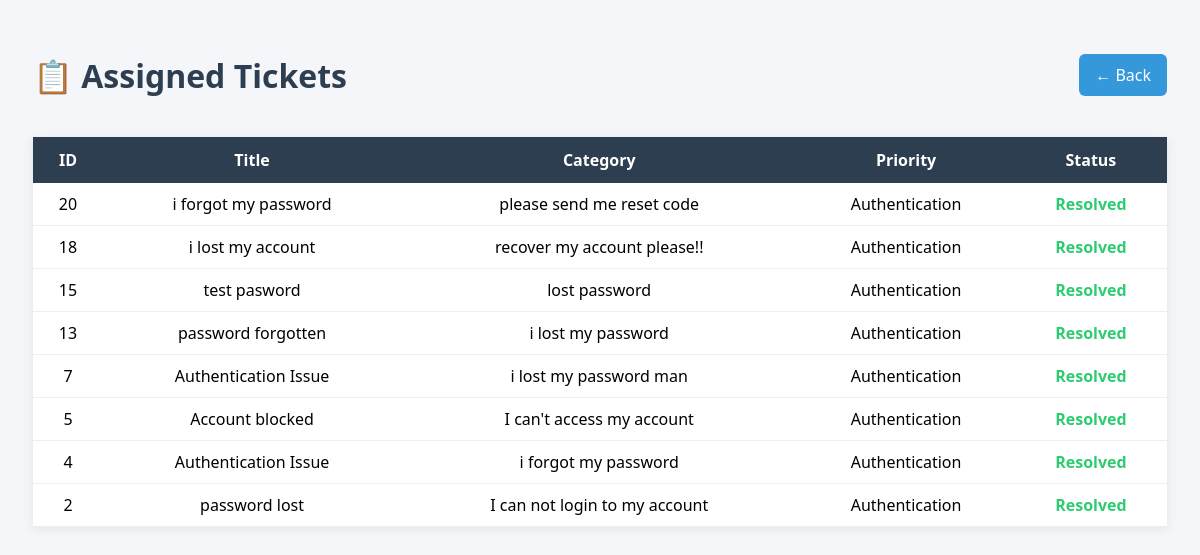
The app's page /technician-tickets/4 (signed in) with its own data.
### tables this page shows
CREATE TABLE tickets (
        id INTEGER PRIMARY KEY AUTOINCREMENT,
        user_id INTEGER,
        title TEXT NOT NULL,
        description TEXT NOT NULL,
        category TEXT DEFAULT 'General',
        priority TEXT DEFAULT 'Low',
        status TEXT DEFAULT 'Open',
        admin_response TEXT
    , assigned_to INTEGER, technician_note TEXT);

### app.py (the view)
@app.route("/technician-tickets/<int:tech_id>")
def technician_tickets(tech_id):
    if session.get("role") != "admin":
        return "Access Denied"
    conn = sqlite3.connect(DB_PATH)
    cursor = conn.cursor()
    cursor.execute("""
        SELECT
            name,
            email,
            specialization
        FROM technicians
        WHERE id=?
    """, (tech_id,))
    technician = cursor.fetchone()
    cursor.execute("""
        SELECT
            id,
            title,
            description,
            category,
            priority,
            status,
            admin_response
        FROM tickets
        WHERE assigned_to=?
        ORDER BY id DESC
    """, (tech_id,))
    tickets = cursor.fetchall()
    conn.close()
    return render_template(
        "technician_tickets.html",
        technician=technician,
        tickets=tickets
    )

### templates/technician_tickets.html (shortened to what this page needs)
<!DOCTYPE html>
<html>
<head>
</head>
<body>
<div class="top">
    <h1>📋 Assigned Tickets</h1>
    <a href="/technicians" class="btn">
        ← Back
    </a>
</div>
<table>
<tr>
    <th>ID</th>
    <th>Title</th>
    <th>Category</th>
    <th>Priority</th>
    <th>Status</th>
</tr>
{% for ticket in tickets %}
<tr>
    <td>{{ ticket[0] }}</td>
    <td>{{ ticket[1] }}</td>
    <td>{{ ticket[2] }}</td>
    <td>{{ ticket[3] }}</td>
    <td>
        {% if ticket[4] == "Open" %}
            <span class="open">Open</span>
        {% elif ticket[4] == "In Progress" %}
            <span class="progress">In Progress</span>
        {% else %}
            <span class="resolved">Resolved</span>
        {% endif %}
    </td>
</tr>
{% endfor %}
</table>
</body>
</html>

### templates/technician_tickets.html (style rules this page uses)
* { box-sizing:border-box; font-family:'Segoe UI',sans-serif; }
body { background:#f4f6f9; padding:25px; }
h1 { color:#2c3e50; margin-bottom:20px; }
.top { display:flex; justify-content:space-between; align-items:center; margin-bottom:20px; }
.btn { background:#3498db; color:white; padding:10px 16px; border-radius:6px; text-decoration:none; }
table { width:100%; border-collapse:collapse; background:white; box-shadow:0 2px 10px rgba(0,0,0,.08); }
th { background:#2c3e50; color:white; padding:12px; }
td { padding:10px; border-bottom:1px solid #eee; text-align:center; }
.resolved { color:#2ecc71; font-weight:bold; }

### records on screen
tickets: id "20", title "i forgot my password", description "please send me reset code", category "Authentication", priority "Resolved"
tickets: id "18", title "i lost my account", description "recover my account please!!", category "Authentication", priority "Resolved"
tickets: id "15", title "test pasword", description "lost password", category "Authentication", priority "Resolved"
tickets: id "13", title "password forgotten", description "i lost my password", category "Authentication", priority "Resolved"
tickets: id "7", title "Authentication Issue", description "i lost my password man", category "Authentication", priority "Resolved"
tickets: id "5", title "Account blocked", description "I can't access my account", category "Authentication", priority "Resolved"
tickets: id "4", title "Authentication Issue", description "i forgot my password", category "Authentication", priority "Resolved"
tickets: id "2", title "password lost", description "I can not login to my account", category "Authentication", priority "Resolved"
